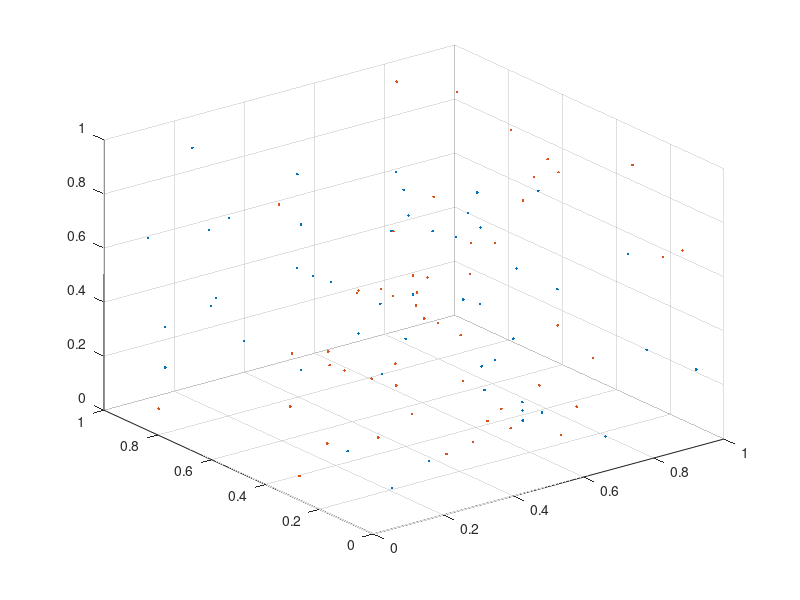

MATLAB code to generate this figure: (Note: this script raises an error after producing the figure.)
n = 100;
d = 3;
X = rand(n,2*d);    % half the state is the position, half the state is the component velocity
T = randi([0, 1], n, 1);
t0 = find(T == 0);
t1 = find(T == 1);

for t=1:100
    % Draw positions
    scatter3(X(t0,1), X(t0,2), X(t0,3), '.b'); hold on;
    scatter3(X(t1,1), X(t1,2), X(t1,3), '.r'); hold off;
    %xlim([-10, 10]);
    %ylim([-10, 10]);
    pause(0.1)
    % Update positions
    X = updatePosition(X, T);
end

%% Functions

function Xnew = updatePosition(X, T)
    d = size(X,2)/2;
    Xnew = X;
    for i=1:size(X,1)
        % Center of Mass
        v1 = centerOfMass(X, i, 10, T);
        % No Collisions
        v2 = noCollisions(X, i, 0.1, T);
        % Match velocity
        v3 = matchVelocity(X, i, 100);
        v = v1 + v2 + v3;
        % v = v1 + v2;
        Xnew(i,d+1:end) = v + X(i,d+1:end);
        Xnew(i,1:d) = Xnew(i,1:d) + Xnew(i,d+1:end);
    end
end

% Move towards other team
function dv = centerOfMass(X, i, factor, T)
    d = size(X,2)/2;
    t = find(T == T(i));
    CM = sum(X(t,1:d),1)/length(t);
    dv = (CM - X(i,1:d)) / factor;
end

% Don't collide with own team
function dv = noCollisions(X, i, tol, T)
    d = size(X,2)/2;
    dv = zeros(1, d);
    t = find(T ~= T(i));
    for j=1:length(t)
        if i ~= t(j) && norm(X(i,1:d) - X(t(j),1:d), 2) < tol
            dv = dv - (X(t(j),1:d) - X(i,1:d));
        end
    end
end

function dv = matchVelocity(X, i, factor)
    d = size(X,2)/2;
    MV = (sum(X(:,d+1:end),1) - X(i,d+1:end))/(size(X,1) - 1);
    dv = (MV - X(i,d+1:end)) / factor;
end

